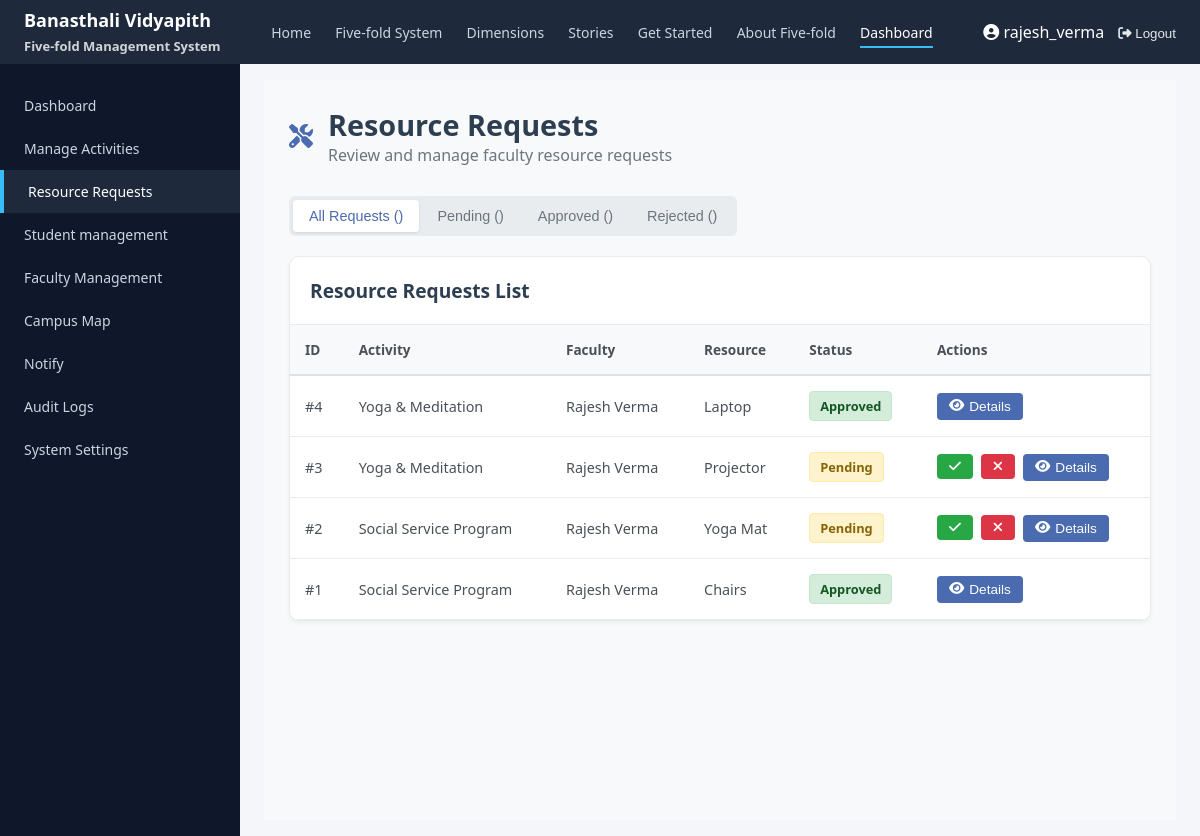
/resource-requests/ (signed in), run on the app's committed database.
### activities_app/models.py (models this page shows, shortened)
class ResourceRequest(models.Model):
    STATUS_CHOICES = [
        ("pending", "Pending"),
        ("approved", "Approved"),
        ("rejected", "Rejected"),
    ]
    RESOURCE_TYPES = [
        ("equipment", "Equipment"),
        ("infrastructure", "Infrastructure"),
        ("transport", "Transport"),
        ("budget", "Budget"),
        ("other", "Other"),
    ]
    activity = models.ForeignKey(Activity, on_delete=models.CASCADE)
    sender = models.ForeignKey(
        settings.AUTH_USER_MODEL,
        on_delete=models.CASCADE
    )
    resource_type = models.CharField(
        max_length=30,
        choices=RESOURCE_TYPES
    )
    description = models.TextField()
    quantity = models.CharField(max_length=100, blank=True)
    status = models.CharField(
        max_length=20,
        choices=STATUS_CHOICES,
        default="pending"
    )
    admin_remarks = models.TextField(blank=True)
    created_at = models.DateTimeField(auto_now_add=True)

class Activity(models.Model):
    title = models.CharField(max_length=200)
    description = models.TextField()
    fold = models.CharField(max_length=50)
    total_seats = models.IntegerField()
    filled_seats = models.IntegerField()
    quick_notes = models.TextField(blank=True)
    fee = models.PositiveIntegerField(default=0)
    latitude = models.FloatField(null=True, blank=True)
    longitude = models.FloatField(null=True, blank=True)
    faculty = models.ForeignKey(
        User,
        on_delete=models.CASCADE,
        related_name="activities"
    )

### activities_app/admin_views.py (the view)
@login_required
@user_passes_test(is_admin)
def admin_resource_requests(request):
    requests = ResourceRequest.objects.select_related(
        "activity", "sender"
    ).order_by("-created_at")
    return render(
        request,
        "activities_app/admin/resource_requests.html",
        {"requests": requests},
    )

### activities_app/admin_views.py (called while the page is built)
def is_admin(user):
    return user.is_staff or user.is_superuser

### activities_app/templates/activities_app/admin/resource_requests.html (shortened to what this page needs)
{% load static %}
<!DOCTYPE html>
<html lang="en">
<head>
    <link rel="stylesheet" href="{% static 'auth_app/css/dashboard.css' %}">
    <link rel="stylesheet" href="https://cdnjs.cloudflare.com/ajax/libs/font-awesome/6.4.0/css/all.min.css">
</head>
<body class="faculty-dashboard">
<header class="top-nav">
    <div class="logo">
        <strong>Banasthali Vidyapith</strong><br>
        <span style="font-size:13px; opacity:0.8;">
            Five-fold Management System
        </span>
    </div>
    <nav>
        <a href="/">Home</a>
        <a href="/fivefold/">Five-fold System</a>
        <a href="/dimensions/">Dimensions</a>
        <a href="/stories/">Stories</a>
        <a href="/get-started/">Get Started</a>
        <a href="/about/">About Five-fold</a>
        <a href="{% url 'admin_dashboard' %}" class="active">Dashboard</a>
    </nav>
    <div class="user-actions">
        <a href="#" class="profile-btn">
            <i class="fas fa-user-circle"></i>
            {{ request.user.username }}
        </a>
        <form method="post" action="{% url 'logout' %}">
            <button type="submit"><i class="fas fa-sign-out-alt"></i> Logout</button>
        </form>
    </div>
</header>
<div class="dashboard-layout">
     <aside class="sidebar">
        <a href="{% url 'admin_dashboard' %}">Dashboard</a>
        <a href="{% url 'admin_manage_activities' %}">Manage Activities</a>
        <a href="{% url 'admin_resource_requests' %}" class="active">Resource Requests</a>
        <a href="{% url 'admin_students_list' %}">Student management</a>
        <a href="{% url 'admin_faculty_hub' %}">Faculty Management</a>
        <a href="#" onclick="showCampusMap(event)">Campus Map</a>
        <a href="/admin-panel/notifications/">Notify</a>
        <a href="{% url 'audit_logs' %}">
        <span>Audit Logs</span>
    </a>
        <a href="{% url 'system_settings' %}">
        <span>System Settings</span>
    </a>
    </aside>
    <main class="content">
        <div class="dashboard-content">
            <div class="page-header">
                <div class="page-title">
                    <i class="fas fa-tools" style="color: #4a6baf; font-size: 1.5rem;"></i>
                    <div>
                        <h1>Resource Requests</h1>
                        <div class="page-subtitle">
                            Review and manage faculty resource requests
                        </div>
                    </div>
                </div>
            </div>
            <div class="tabs">
                <button class="tab active" data-tab="all">All Requests ({{ total_count }})</button>
                <button class="tab" data-tab="pending">Pending ({{ pending_count }})</button>
                <button class="tab" data-tab="approved">Approved ({{ approved_count }})</button>
                <button class="tab" data-tab="rejected">Rejected ({{ rejected_count }})</button>
            </div>
            <div class="table-card">
                <div class="card-header">
                    <h2>Resource Requests List</h2>
                </div>
                {% if requests %}
                    <table class="simple-table">
                        <thead>
                            <tr>
                                <th>ID</th>
                                <th>Activity</th>
                                <th>Faculty</th>
                                <th>Resource</th>
                                <th>Status</th>
                                <th>Actions</th>
                            </tr>
                        </thead>
                        <tbody>
                            {% for req in requests %}
                            <tr data-id="{{ req.id }}" data-status="{{ req.status }}">
                                <td>#{{ req.id }}</td>
                                <td>{{ req.activity.title|truncatechars:30 }}</td>
                                <td>{{ req.sender.get_full_name|default:req.sender.username }}</td>
                                <td>{{ req.resource_type|title }}</td>
                                <td>
                                    <span class="status-badge {{ req.status }}">
                                        {{ req.status|title }}
                                    </span>
                                </td>
                                <td>
                                    <div style="display: flex; gap: 8px; flex-wrap: wrap;">
                                        {% if req.status == "pending" %}
                                        <form method="post" action="{% url 'update_resource_request' req.id %}"
                                              class="action-form" style="display: inline;">
                                            <button type="submit" class="btn btn-approve" title="Approve">
                                                <i class="fas fa-check"></i>
                                            </button>
                                        </form>
                                        <form method="post" action="{% url 'update_resource_request' req.id %}"
                                              class="action-form" style="display: inline;">
                                            <button type="submit" class="btn btn-reject" title="Reject">
                                                <i class="fas fa-times"></i>
                                            </button>
                                        </form>
                                        {% endif %}
                                        <button class="btn btn-details view-details-btn"
                                                data-id="{{ req.id }}"
                                                title="View Details">
                                            <i class="fas fa-eye"></i> Details
                                        </button>
                                    </div>
                                </td>
                            </tr>
                            {% endfor %}
                        </tbody>
                    </table>
                {% endif %}
            </div>
        </div>
    </main>
</div>
</body>
</html>

### auth_app/static/auth_app/css/dashboard.css (style rules this page uses)
* { margin: 0; padding: 0; box-sizing: border-box; }
body { font-family: "Segoe UI", Arial, sans-serif; background: #f5f6fa; color: #1e293b; }
.top-nav { height: 64px; background: #1e293b; color: white; display: flex; align-items: center; justify-content: space-between; padding: 0 24px; }
.top-nav .logo { font-size: 18px; font-weight: 600; }
.top-nav nav a { color: #cbd5e1; margin: 0 10px; text-decoration: none; font-size: 14px; }
.top-nav nav a.active, .top-nav nav a:hover { color: #ffffff; border-bottom: 2px solid #38bdf8; padding-bottom: 4px; }
.user-actions { display: flex; align-items: center; gap: 14px; }
.profile-btn { color: white; text-decoration: none; }
.top-nav button { background: none; border: none; color: #e5e7eb; cursor: pointer; }
.dashboard-layout { display: flex; min-height: calc(100vh - 64px); }
.sidebar { width: 240px; background: #0f172a; padding-top: 20px; }
.sidebar a { display: block; padding: 12px 24px; color: #cbd5e1; text-decoration: none; font-size: 14px; }
.sidebar a.active, .sidebar a:hover { background: #1e293b; color: white; border-left: 4px solid #38bdf8; }
.content { flex: 1; padding: 16px 24px; }
.page-title { margin-bottom: 24px; }
.dashboard-content { padding-top: 0; margin-top: 0; }
.dashboard-content > *:first-child { margin-top: 0; }

### activities_app/templates/activities_app/admin/resource_requests.html (style rules this page uses)
.dashboard-content { padding: 25px; background: #f8f9fa; min-height: calc(100vh - 60px); }
.page-header { margin-bottom: 30px; }
.page-title { display: flex; align-items: center; gap: 15px; margin-bottom: 10px; }
.page-title h1 { margin: 0; color: #2c3e50; font-size: 1.8rem; font-weight: 600; }
.page-subtitle { color: #6c757d; font-size: 1rem; }
.table-card { background: white; border-radius: 10px; box-shadow: 0 2px 4px rgba(0,0,0,0.05); border: 1px solid #e9ecef; overflow: hidden; }
.card-header { padding: 20px; border-bottom: 1px solid #e9ecef; }
.card-header h2 { margin: 0; font-size: 1.2rem; color: #2c3e50; }
.simple-table { width: 100%; border-collapse: collapse; }
.simple-table thead { background: #f8f9fa; }
.simple-table th { padding: 15px; text-align: left; color: #495057; font-weight: 600; font-size: 0.85rem; border-bottom: 2px solid #dee2e6; }
.simple-table tbody tr { border-bottom: 1px solid #e9ecef; }
.simple-table td { padding: 15px; color: #495057; font-size: 0.9rem; }
.status-badge { display: inline-block; padding: 5px 10px; border-radius: 4px; font-size: 0.8rem; font-weight: 600; }
.status-badge.pending { background: #fff3cd; color: #856404; border: 1px solid #ffeaa7; }
.status-badge.approved { background: #d4edda; color: #155724; border: 1px solid #c3e6cb; }
.btn { padding: 6px 12px; border: none; border-radius: 4px; font-size: 0.85rem; font-weight: 500; cursor: pointer; display: inline-flex; align-items: center; gap: 5px; transition: all 0.2s; text-decoration: none; }
.btn-approve { background: #28a745; color: white; }
.btn-reject { background: #dc3545; color: white; }
.btn-details { background: #4a6baf; color: white; }
.tabs { display: inline-flex; background: #e9ecef; padding: 4px; border-radius: 6px; margin-bottom: 20px; gap: 2px; }
.tab { padding: 8px 16px; background: transparent; border: none; color: #6c757d; font-weight: 500; cursor: pointer; border-radius: 4px; font-size: 0.9rem; }
.tab.active { background: white; color: #4a6baf; box-shadow: 0 1px 3px rgba(0,0,0,0.1); }

### data on the page
ResourceRequest: id "4", activity "Yoga & Meditation", sender.get_full_name "Rajesh Verma", resource_type "Laptop", status "Approved"
ResourceRequest: id "3", activity "Yoga & Meditation", sender.get_full_name "Rajesh Verma", resource_type "Projector", status "Pending"
ResourceRequest: id "2", activity "Social Service Program", sender.get_full_name "Rajesh Verma", resource_type "Yoga Mat", status "Pending"
ResourceRequest: id "1", activity "Social Service Program", sender.get_full_name "Rajesh Verma", resource_type "Chairs", status "Approved"

### other printed values
{{ request.user.username }} "rajesh_verma"
